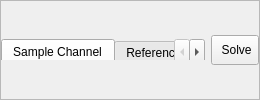
               <widget class="QFrame" name="frame_4">
                <property name="sizePolicy">
                 <sizepolicy hsizetype="Preferred" vsizetype="Fixed">
                  <horstretch>0</horstretch>
                  <verstretch>0</verstretch>
                 </sizepolicy>
                </property>
                <property name="frameShape">
                 <enum>QFrame::StyledPanel</enum>
                </property>
                <property name="frameShadow">
                 <enum>QFrame::Raised</enum>
                </property>
                <layout class="QHBoxLayout" name="horizontalLayout_15">
                 <property name="leftMargin">
                  <number>0</number>
                 </property>
                 <property name="topMargin">
                  <number>0</number>
                 </property>
                 <property name="rightMargin">
                  <number>0</number>
                 </property>
                 <property name="bottomMargin">
                  <number>0</number>
                 </property>
                 <item>
                  <widget class="QTabWidget" name="tabWidget_mechanics_chn">
                   <property name="maximumSize">
                    <size>
                     <width>16777215</width>
                     <height>21</height>
                    </size>
                   </property>
                   <property name="currentIndex">
                    <number>0</number>
                   </property>
                   <widget class="QWidget" name="tab_settings_mechanis_sampchn">
                    <attribute name="title">
                     <string>Sample Channel</string>
                    </attribute>
                   </widget>
                   <widget class="QWidget" name="tab_settings_mechanis_refchn">
                    <attribute name="title">
                     <string>Reference Channel</string>
                    </attribute>
                   </widget>
                  </widget>
                 </item>
                 <item>
                  <widget class="QToolButton" name="toolButton_settings_mechanics_solve">
                   <property name="sizePolicy">
                    <sizepolicy hsizetype="Preferred" vsizetype="Preferred">
                     <horstretch>0</horstretch>
                     <verstretch>0</verstretch>
                    </sizepolicy>
                   </property>
                   <property name="maximumSize">
                    <size>
                     <width>16777215</width>
                     <height>30</height>
                    </size>
                   </property>
                   <property name="text">
                    <string> Solve</string>
                   </property>
                   <property name="popupMode">
                    <enum>QToolButton::InstantPopup</enum>
                   </property>
                   <property name="toolButtonStyle">
                    <enum>Qt::ToolButtonTextOnly</enum>
                   </property>
                   <property name="autoRaise">
                    <bool>false</bool>
                   </property>
                   <property name="arrowType">
                    <enum>Qt::NoArrow</enum>
                   </property>
                  </widget>
                 </item>
                </layout>
               </widget>
